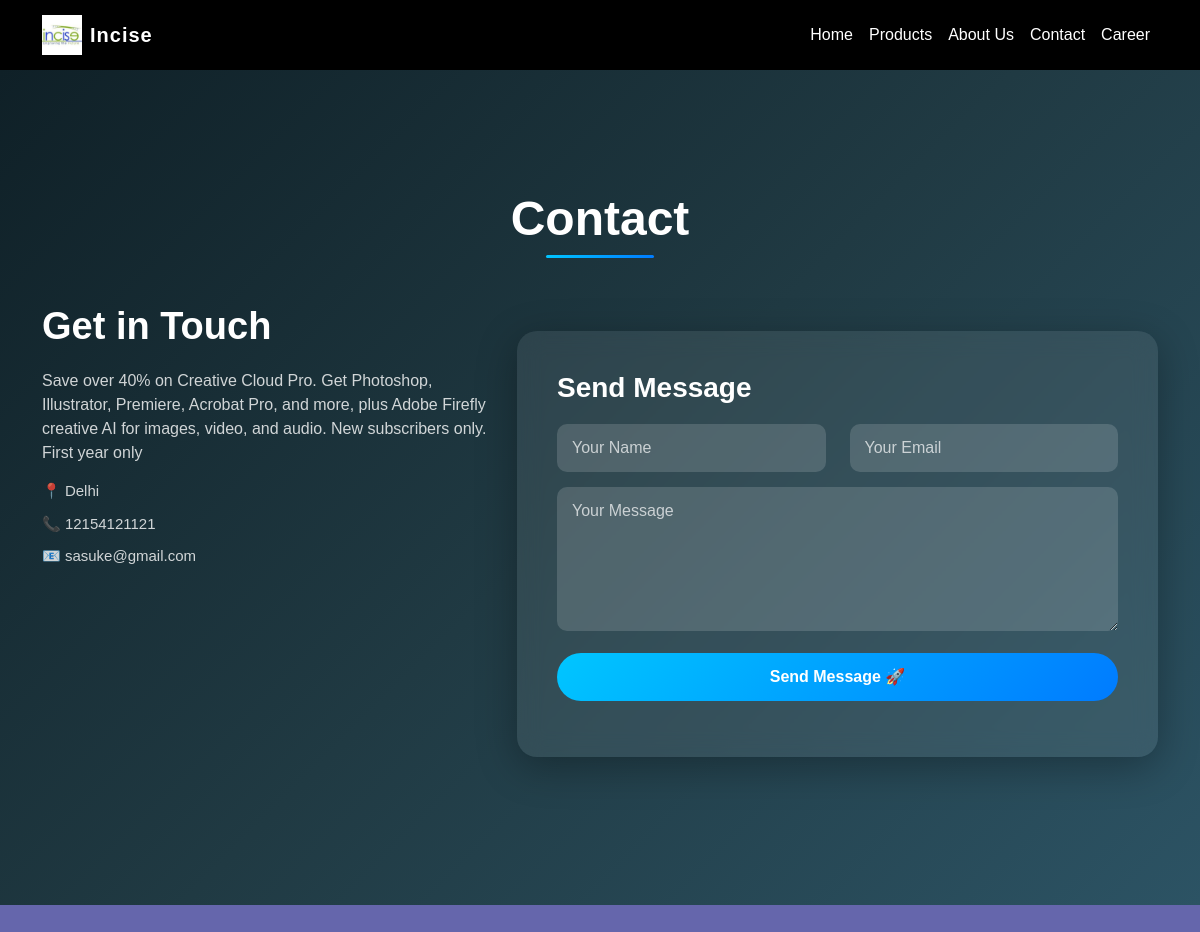
Page /contact/ on the committed database.
### core/models.py (models this page shows, shortened)
class ContactInfo(models.Model):
    title = models.CharField(max_length=200, default="Get in Touch")
    description = models.TextField()
    address = models.CharField(max_length=255)
    phone = models.CharField(max_length=20)
    email = models.EmailField()
    map_embed = models.TextField(blank=True, null=True)

### core/views.py (the view, shortened to what this page needs)
# urls.py: path('contact/', contact_view, name='contact'),
def contact_view(request):
    contact_info = ContactInfo.objects.first()
    return render(request, "contact.html", {
        "contact_info": contact_info
    })

### core/context_processors.py (called while the page is built)
def footer_data(request):
    return {
        'footer': Footer.objects.first(),
        'links': UsefulLink.objects.all()
    }

### core/templates/contact.html (shortened to what this page needs)
{% extends 'base.html' %}
{% block content %}
<div class="contact-section">
    <div class="container">
        <div class="text-center mb-5">
            <h1 class="contact-heading">Contact</h1>
        </div>
        <div class="row align-items-center">
<div class="col-md-5 contact-info">
    <h2>{{ contact_info.title }}</h2>
    <p>{{ contact_info.description }}</p>
    <div class="contact-details">
        <p>📍 {{ contact_info.address }}</p>
        <p>📞 {{ contact_info.phone }}</p>
        <p>📧 {{ contact_info.email }}</p>
    </div>
    {% if contact_info.map_embed %}
    <div class="contact-map">
        {{ contact_info.map_embed|safe }}
    </div>
    {% endif %}
</div>
            <div class="col-md-7">
                <div class="contact-form-box">
                    <h3>Send Message</h3>
                    <form id="contactForm">
                        <div class="row">
                            <div class="col-md-6">
                                <input type="text" name="name" placeholder="Your Name" required>
                            </div>
                            <div class="col-md-6">
                                <input type="email" name="email" placeholder="Your Email" required>
                            </div>
                        </div>
                        <textarea name="message" rows="5" placeholder="Your Message" required></textarea>
                        <button type="submit">Send Message 🚀</button>
                    </form>
                </div>
            </div>
        </div>
    </div>
</div>
{% endblock %}

### core/static/css/style.css (style rules this page uses)
html, body { overflow-x: hidden; }
body { font-family: Arial, sans-serif; margin: 0; padding: 0; background: #6566ac; padding-top: 70px; }
h2 { font-weight: bold; margin-bottom: 30px; }
.contact-section { padding: 120px 0; background: linear-gradient(135deg, #0f2027, #203a43, #2c5364); color: #fff; }
.contact-info h2 { font-size: 38px; font-weight: 800; margin-bottom: 20px; }
.contact-info p { color: rgba(255,255,255,0.8); margin-bottom: 15px; }
.contact-details p { font-size: 15px; margin-bottom: 10px; }
.contact-map iframe { width: 100%; height: 180px; border-radius: 12px; margin-top: 20px; }
.contact-form-box { background: rgba(255,255,255,0.08); backdrop-filter: blur(12px); padding: 40px; border-radius: 20px; box-shadow: 0 10px 40px rgba(0,0,0,0.3); transition: 0.4s; }
.contact-form-box h3 { margin-bottom: 20px; font-weight: 700; }
.contact-form-box input, .contact-form-box textarea { width: 100%; padding: 12px 15px; margin-bottom: 15px; border-radius: 10px; border: none; outline: none; background: rgba(255,255,255,0.15); color: #fff; }
.contact-form-box input::placeholder, .contact-form-box textarea::placeholder { color: rgba(255,255,255,0.7); }
.contact-form-box button { width: 100%; padding: 12px; border-radius: 30px; border: none; background: linear-gradient(135deg, #00c6ff, #007bff); color: #fff; font-weight: 600; transition: 0.3s; }
.contact-heading { font-size: 48px; font-weight: 800; color: #fff; position: relative; display: inline-block; }
.contact-heading::after { content: ""; width: 60%; height: 3px; background: linear-gradient(135deg, #00c6ff, #007bff); position: absolute; left: 20%; bottom: -10px; border-radius: 10px; }

### rows in the picture
ContactInfo: title "Get in Touch", description "Save over 40% on Creative Cloud Pro. Get Photoshop, Illustrator, Premiere, Acrobat Pro, and more, plus Adobe Firefly creative AI for images, video, and audio. New subscribers only. First year only", address "Delhi", phone "12154121121", email "sasuke@gmail.com"
